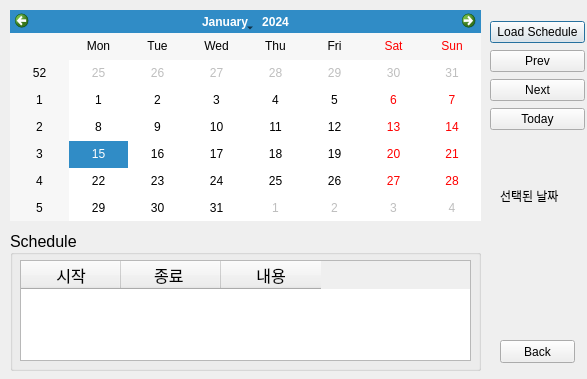
<?xml version="1.0" encoding="UTF-8"?>
<ui version="4.0">
 <class>Dialog_emailList</class>
 <widget class="QDialog" name="Dialog_emailList">
  <property name="geometry">
   <rect>
    <x>0</x>
    <y>0</y>
    <width>587</width>
    <height>379</height>
   </rect>
  </property>
  <property name="windowTitle">
   <string>Dialog</string>
  </property>
  <widget class="QGroupBox" name="groupBox">
   <property name="geometry">
    <rect>
     <x>10</x>
     <y>230</y>
     <width>471</width>
     <height>141</height>
    </rect>
   </property>
   <property name="font">
    <font>
     <family>Arial</family>
     <pointsize>12</pointsize>
    </font>
   </property>
   <property name="title">
    <string>Schedule</string>
   </property>
   <property name="alignment">
    <set>Qt::AlignLeading|Qt::AlignLeft|Qt::AlignVCenter</set>
   </property>
   <widget class="QTableWidget" name="tableWidget">
    <property name="geometry">
     <rect>
      <x>10</x>
      <y>30</y>
      <width>451</width>
      <height>101</height>
     </rect>
    </property>
    <property name="rowCount">
     <number>0</number>
    </property>
    <property name="columnCount">
     <number>3</number>
    </property>
    <column>
     <property name="text">
      <string>시작</string>
     </property>
    </column>
    <column>
     <property name="text">
      <string>종료 </string>
     </property>
    </column>
    <column>
     <property name="text">
      <string>내용</string>
     </property>
    </column>
   </widget>
  </widget>
  <widget class="QWidget" name="verticalLayoutWidget">
   <property name="geometry">
    <rect>
     <x>490</x>
     <y>20</y>
     <width>95</width>
     <height>112</height>
    </rect>
   </property>
   <layout class="QVBoxLayout" name="verticalLayout">
    <item>
     <widget class="QPushButton" name="btn_load_schedule">
      <property name="text">
       <string>Load Schedule</string>
      </property>
     </widget>
    </item>
    <item>
     <widget class="QPushButton" name="btn_prev_month">
      <property name="text">
       <string>Prev</string>
      </property>
     </widget>
    </item>
    <item>
     <widget class="QPushButton" name="btn_next_month">
      <property name="text">
       <string>Next</string>
      </property>
     </widget>
    </item>
    <item>
     <widget class="QPushButton" name="btn_today">
      <property name="text">
       <string>Today</string>
      </property>
     </widget>
    </item>
   </layout>
  </widget>
  <widget class="QPushButton" name="btn_back">
   <property name="geometry">
    <rect>
     <x>500</x>
     <y>340</y>
     <width>75</width>
     <height>23</height>
    </rect>
   </property>
   <property name="text">
    <string>Back</string>
   </property>
  </widget>
  <widget class="QCalendarWidget" name="calendarWidget">
   <property name="geometry">
    <rect>
     <x>10</x>
     <y>10</y>
     <width>471</width>
     <height>211</height>
    </rect>
   </property>
  </widget>
  <widget class="QLabel" name="label_selectedDate">
   <property name="geometry">
    <rect>
     <x>500</x>
     <y>180</y>
     <width>71</width>
     <height>31</height>
    </rect>
   </property>
   <property name="text">
    <string>선택된 날짜</string>
   </property>
  </widget>
 </widget>
 <resources/>
 <connections/>
</ui>
